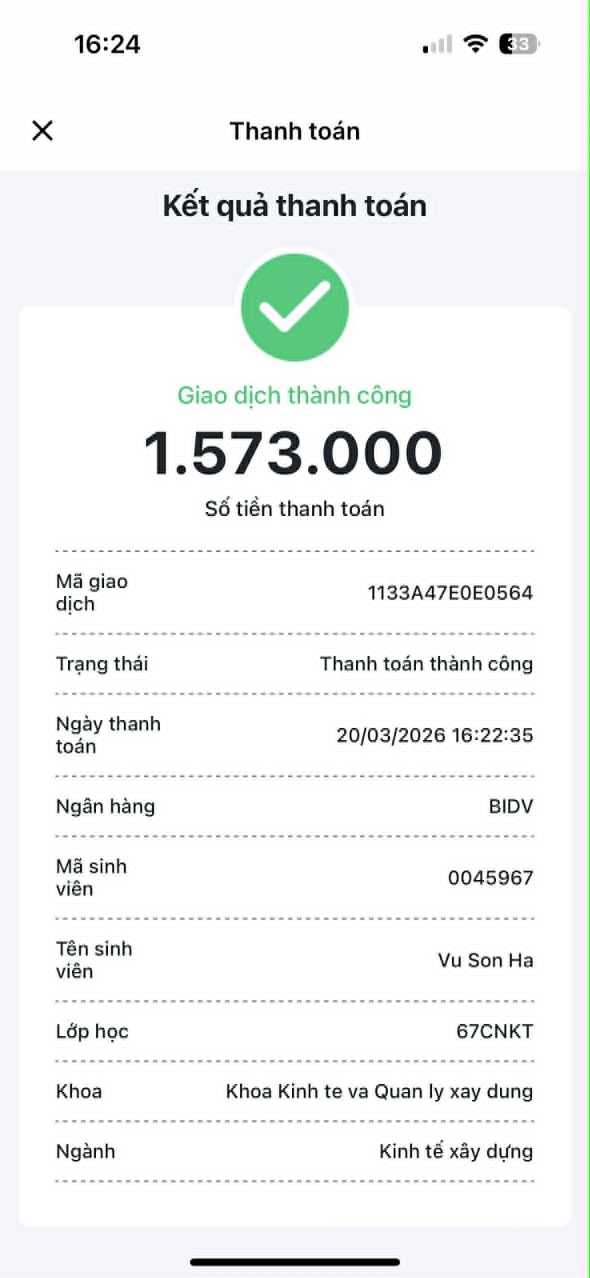
#> input picture ai_service/data_train/BIDV/d0c04296-0bcd-4bc6-9d92-2666a0971b56.jpg, 1179 x 2556 px (shown at 1/2 size)
$ python -i transfer_pipeline.py   (imports and definitions only)
#> lines starting #> are read from the running program, lines starting #| are printed output that depends on the picture
### ai_service/app/ocr_postprocess.py
"""
Hậu xử lý (post-processing) văn bản OCR trên hóa đơn & bill chuyển khoản.

Recognizer CRNN+CTC đôi khi nhầm vài ký tự ở từ khóa quen thuộc
(VD "TgNG CeNG" → "TONG CONG", "Na OAND" → "VND", "D" → "Đ"). Module này sửa
lại các lỗi đó bằng:
  1. Chuẩn hoá ký hiệu tiền tệ (₫/d/đ, VND) và khoảng trắng quanh số.
  2. Sửa từ khóa hóa đơn/bill bằng từ điển + so khớp mờ (fuzzy) theo khoảng cách
     Levenshtein cho TỪ viết HOA (nơi hay lỗi nhất), tránh đụng vào tên riêng/số.

Hàm chính:
  correct_line(text)  → sửa 1 dòng OCR
  correct_amount_text(text), correct_date_text(text)  → chuẩn hoá field
"""

from __future__ import annotations

import re
import unicodedata

# ─────────────────────────── Từ điển từ khóa ────────────────────────────────
# key: dạng CHUẨN; value: các biến thể lỗi thường gặp (đã UPPER, bỏ dấu để so khớp)
CANON_KEYWORDS: dict[str, list[str]] = {
    "TỔNG CỘNG": ["TONG CONG", "TQNG CONG", "TGNG CONG", "TONGCONG", "TONG CQNG", "TONG CONC"],
    "TỔNG TIỀN": ["TONG TIEN", "TQNG TIEN", "TONG TIEM"],
    "THÀNH TIỀN": ["THANH TIEN", "THANHTIEN", "THANH TIEM"],
    "THANH TOÁN": ["THANH TOAN", "THANHTOAN", "THANH TOAM", "THANH TOAH"],
    "TỔNG THANH TOÁN": ["TONG THANH TOAN"],
    "TIỀN HÀNG": ["TIEN HANG", "TIENHANG"],
    "SỐ TIỀN": ["SO TIEN", "SOTIEN", "SO TIEM", "S0 TIEN"],
    "TIỀN MẶT": ["TIEN MAT", "TIENMAT"],
    "TỔNG": ["TGNG", "TQNG", "TONC"],
    "TOTAL": ["TOTA", "TOTL", "TOTAI", "TOTA'"],
    "SUBTOTAL": ["SUB TOTAL", "SUBTOTA"],
    "VAT": ["VA T", "VAI", "VA7"],
    "THUẾ GTGT": ["THUE GTGT", "THUEGTGT"],
    "GIẢM GIÁ": ["GIAM GIA", "GIAMGIA", "GIAM GLA"],
    "CHIẾT KHẤU": ["CHIET KHAU", "CHIETKHAU"],
    "PHÍ DỊCH VỤ": ["PHI DICH VU", "PHIDICHVU"],
    "PHỤ THU": ["PHU THU"],
    "NỘI DUNG": ["NOI DUNG", "N0I DUNG", "NOIDUNG", "NOI DUNC"],
    "NỘI DUNG CHUYỂN KHOẢN": ["NOI DUNG CHUYEN KHOAN", "NDCK"],
    "LỜI NHẮN": ["LOI NHAN", "LOINHAN"],
    "NGƯỜI NHẬN": ["NGUOI NHAN", "NGUOINHAN", "NGUOI NHAM"],
    "NGƯỜI GỬI": ["NGUOI GUI", "NGUOIGUI"],
    "NGÂN HÀNG": ["NGAN HANG", "NGANHANG"],
    "SỐ TÀI KHOẢN": ["SO TAI KHOAN", "SOTAIKHOAN", "STK"],
    "MÃ GIAO DỊCH": ["MA GIAO DICH", "MAGIAODICH", "MA GD"],
    "GIAO DỊCH": ["GIAO DICH", "GIAODICH", "GIAO DICN"],
    "THÀNH CÔNG": ["THANH CONG", "THANHCONG", "THANH CONC"],
    "GIAO DỊCH THÀNH CÔNG": ["GIAO DICH THANH CONG"],
    "THỜI GIAN": ["THOI GIAN", "THOIGIAN"],
    "NGÀY": ["NGAY", "NGAI"],
    "HÓA ĐƠN": ["HOA DON", "HOADON", "HOA DOM"],
    "VNĐ": ["VND", "VNĐ", "VN D", "VNB", "NA OAND", "WND", "VHD"],
}

# Map biến thể (đã normalize) → canonical
_VARIANT_TO_CANON: dict[str, str] = {}
for _canon, _variants in CANON_KEYWORDS.items():
    for _v in _variants:
        _VARIANT_TO_CANON[_v.upper()] = _canon
    _VARIANT_TO_CANON[_strip := _canon] = _canon  # giữ nguyên dạng chuẩn


def _no_accent_upper(s: str) -> str:
    nf = unicodedata.normalize("NFD", s)
    nf = "".join(c for c in nf if unicodedata.category(c) != "Mn")
    return nf.upper().replace("Đ", "D")


# Bảng tra theo dạng KHÔNG DẤU + HOA cho fuzzy
_CANON_NOACCENT: dict[str, str] = {}
for _canon in CANON_KEYWORDS:
    _CANON_NOACCENT[_no_accent_upper(_canon)] = _canon
for _canon, _variants in CANON_KEYWORDS.items():
    for _v in _variants:
        _CANON_NOACCENT.setdefault(_no_accent_upper(_v), _canon)


# [14 lines left out: function _levenshtein, not called in this run]


# ─────────────────────────── Chuẩn hoá tiền tệ ───────────────────────────────

_RE_MULTISPACE = re.compile(r"[ \t]{2,}")
# "d" hoặc "đ" đứng ngay sau chữ số (đơn vị đồng) → "đ"
_RE_DONG_SUFFIX = re.compile(r"(?<=\d)\s*[dđĐD]\b")
_RE_VND = re.compile(r"\b(?:VN[DĐB]|WND|VHD)\b", re.IGNORECASE)


# [9 lines left out: function normalize_currency, not called in this run]


# ─────────────────────────── Sửa từ khóa ─────────────────────────────────────

# Từ khóa ĐỨNG ĐỘC LẬP an toàn để sửa theo từng-từ (không trùng âm tiết tiếng Việt
# phổ biến → tránh phá từ đúng như "CỘNG", "TIỀN"...). Các cụm nhiều từ đã do
# _correct_multiword lo.
STANDALONE_FIX: dict[str, list[str]] = {
    "TOTAL": ["TOTAL", "TOTA", "TOTL", "TOTAI", "T0TAL", "TOTA'"],
    "SUBTOTAL": ["SUBTOTAL", "SUBTOTA", "SUBTOTL"],
    "VAT": ["VAT", "VA7", "VAI", "V4T"],
    "AMOUNT": ["AMOUNT", "AMQUNT", "AMOUN7"],
}
_STANDALONE_NA: dict[str, str] = {}
for _canon, _vs in STANDALONE_FIX.items():
    _STANDALONE_NA[_no_accent_upper(_canon)] = _canon
    for _v in _vs:
        _STANDALONE_NA.setdefault(_no_accent_upper(_v), _canon)
#> further down, picture is the input picture: PIL image 1179x2556 RGB; mean R, G, B 242.3, 244.3, 243.9


# [68 lines left out: functions _correct_word, _correct_multiword, correct_line, not called in this run]


def correct_lines(lines: list[str]) -> list[str]:
    return [correct_line(l) for l in lines]


# ─────────────────────────── Field-specific ─────────────────────────────────

_AMOUNT_FIX = {"O": "0", "o": "0", "l": "1", "I": "1", "B": "8", "S": "5", "Z": "2"}


# [20 lines left out: functions correct_amount_text, correct_date_text, not called in this run]


# ─────────────────────────── Ghi chú chuyển khoản ───────────────────────────
# Model hay đọc sai ghi chú ngắn chữ thường trên app MB (font nhỏ):
#   mung me 8/3 → Trung/Tung/Puno me 83

_MUNG_OCR_WORDS = frozenset({
    "puno", "trung", "tung", "tme", "nung", "mung", "moi", "muno",
    "tuno", "prung", "pruno", "gui", "ngui", "mungo", "mmung",
})

_RE_NOTE_ME_DD = re.compile(
    r"^(?P<w>[A-Za-zÀ-ỹ]{2,10})\s+me\s+(?P<a>\d{1,2})(?P<b>\d{1,2})$",
    re.IGNORECASE,
)
_RE_NOTE_ME_SLASH = re.compile(
    r"^(?P<w>[A-Za-zÀ-ỹ]{2,10})\s+me\s+(?P<d>\d{1,2}/\d{1,2})$",
    re.IGNORECASE,
)


def _looks_like_mung_word(w: str) -> bool:
    w = w.lower()
    return w in _MUNG_OCR_WORDS or w.startswith(("tr", "tu", "pu", "mu", "ng"))


# [38 lines left out: function correct_transfer_note, not called in this run]

### ai_service/app/transfer_pipeline.py
"""
Pipeline OCR bill chuyển khoản (transfer-only).

    ảnh full → detect dòng → CRNN recognize → TextBox list
    (không parse merchant / món / VAT / POS).
"""

from __future__ import annotations

import re
from io import BytesIO

from PIL import Image, ImageEnhance, ImageOps

from .ocr_detect import LineBox, detect_lines
from .ocr_postprocess import correct_line, correct_transfer_note
from .ocr_real import (
    TextBox,
    _extract_date_from_lines,
    _extract_transfer_amount,
    _score_date_candidate,
    _TRANSFER_SUCCESS_LINE,
    boxes_to_lines,
)
from .ocr_recognizer import RecognizerBundle, recognize_batch

_AMOUNT_LINE = re.compile(r"\bvnd\b|vnđ|đ\b", re.IGNORECASE)
_VIETIN_HINT = re.compile(
    r"vetin|vietin|vetn\s*benk|vetn\s*bonk|vetn|ipay|44\d{3,}|"
    r"chuyen\s*tien|chuyển\s*tiền|ngan\s*hang\s*cong",
    re.IGNORECASE,
)

# Vùng crop cố định VietinBank iPay (portrait) — layout ổn định khi detect_lines fail
_VIETIN_AMOUNT_REGIONS = (
    (0.55, 0.505, 0.95, 0.575),
    (0.35, 0.508, 0.95, 0.572),
    (0.35, 0.568, 0.95, 0.628),
    (0.30, 0.48, 0.95, 0.60),
)
_VIETIN_DATETIME_REGIONS = (
    (0.50, 0.155, 0.98, 0.205),
    (0.52, 0.155, 0.92, 0.205),
    (0.48, 0.152, 0.98, 0.208),
    (0.55, 0.158, 0.98, 0.200),
    (0.52, 0.158, 0.96, 0.205),
    (0.45, 0.14, 0.98, 0.22),
)


def _prep_line_crop(im: Image.Image) -> Image.Image:
    """Tiền xử lý crop — ghi chú app ngân hàng thường rất nhỏ."""
    im = im.convert("L")
    target_h = 52
    if im.height < target_h:
        scale = target_h / max(im.height, 1)
        im = im.resize(
            (max(1, int(im.width * scale)), max(32, int(im.height * scale))),
            Image.LANCZOS,
        )
    im = ImageOps.autocontrast(im, cutoff=2)
    im = ImageOps.expand(im, border=(10, 6, 10, 6), fill=255)
    if im.height < 60:
        scale = 60 / im.height
        im = im.resize(
            (max(1, int(im.width * scale)), 60),
            Image.LANCZOS,
        )
    return im


# [6 lines left out: function _looks_like_short_note, not called in this run]


def _prep_date_gap_crop(im: Image.Image) -> Image.Image:
    """Tiền xử lý vùng ngày nhỏ/mờ dưới số tiền (MB, VietinBank app)."""
    im = im.convert("L")
    im = ImageOps.autocontrast(im, cutoff=1)
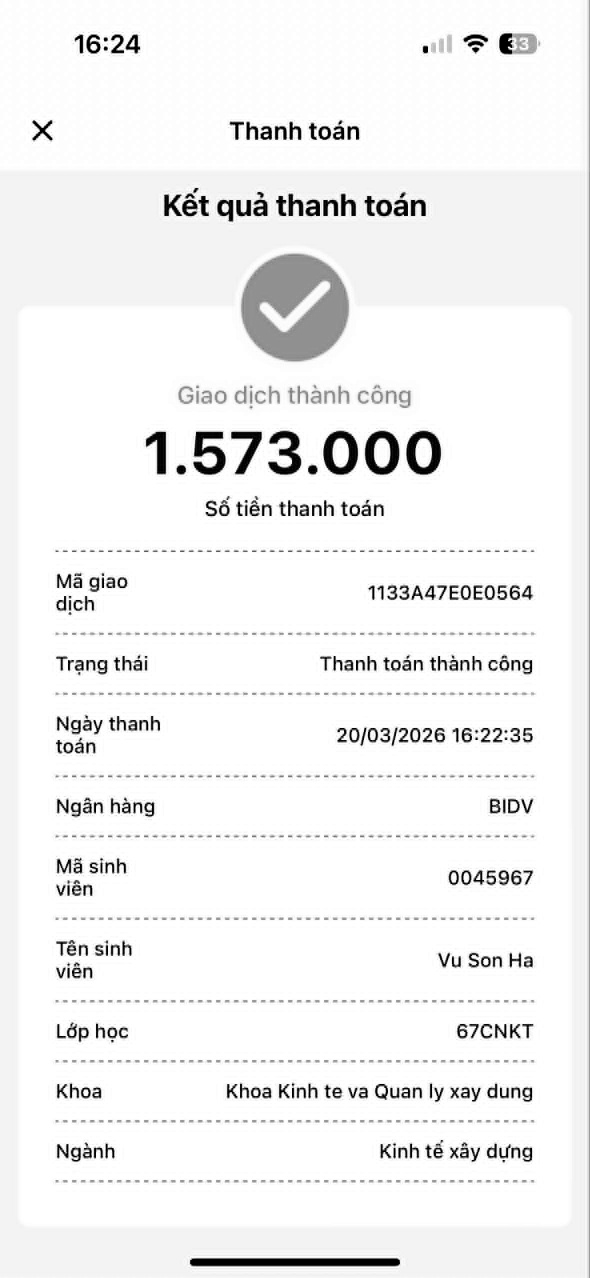
#> im: PIL image 1179x2556 L (shown at 1/2 size); min 0, max 255, mean 242
    im = ImageEnhance.Contrast(im).enhance(2.0)
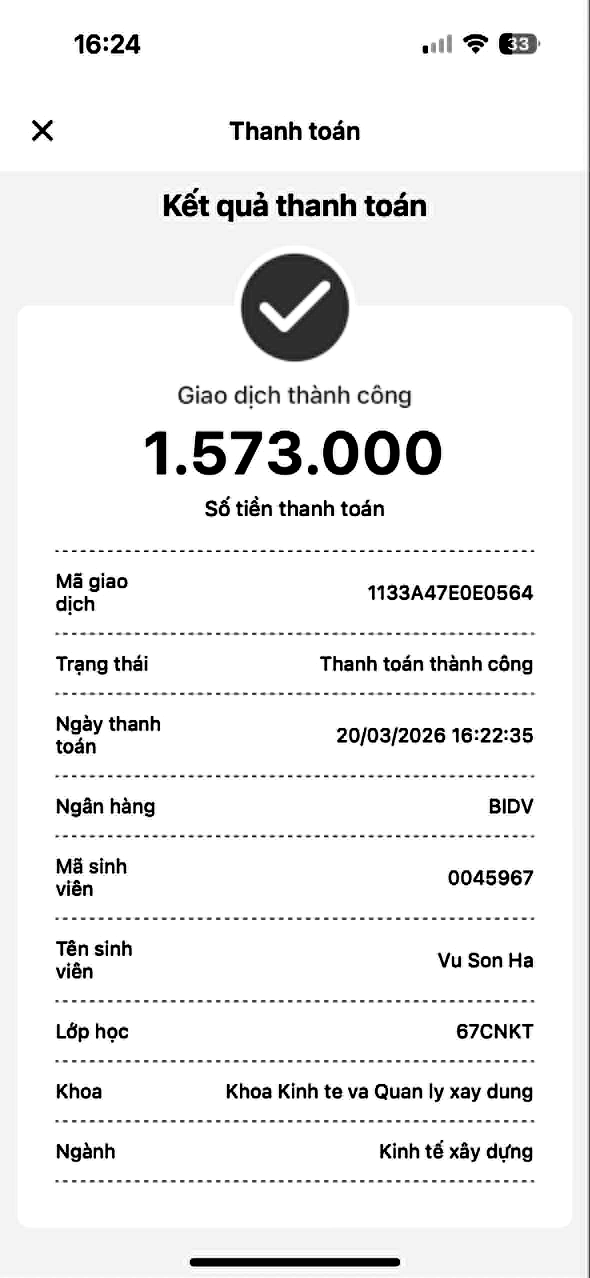
#> im: PIL image 1179x2556 L (shown at 1/2 size); min 0, max 255, mean 238.7
    scale = max(3, 120 // max(im.height, 1))
#> scale = 3
    if scale > 1:
        im = im.resize((im.width * scale, im.height * scale), Image.LANCZOS)
#> im: PIL image 3537x7668 L
    return _prep_line_crop(im)
#> in _prep_line_crop, `im = ImageOps.expand(im, border=(10, 6, 10, 6), fill=255)`:
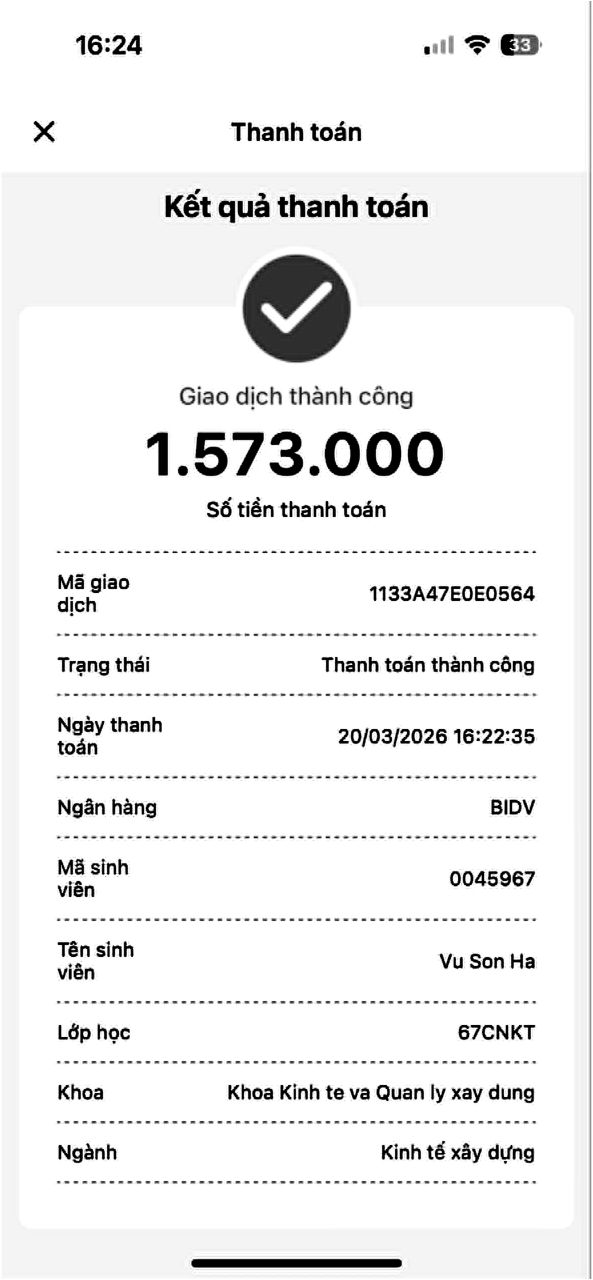
#> im: PIL image 3557x7680 L (shown at 1/6 size); min 0, max 255, mean 238.8


# [333 lines left out: functions _prep_amount_gap_crop, _find_amount_box, _find_success_idx, _ocr_amount_strip, _ocr_date_bottom_card, _ocr_vietin_fixed_regions and 6 more, not called in this run]

>>> from PIL import Image
>>> picture = Image.open('../data_train/BIDV/d0c04296-0bcd-4bc6-9d92-2666a0971b56.jpg')
>>> result = _prep_date_gap_crop(picture)
